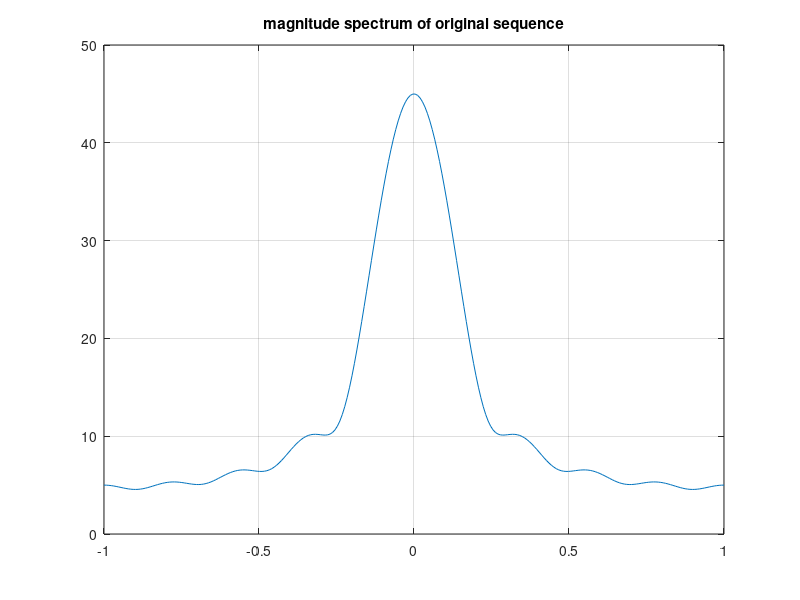
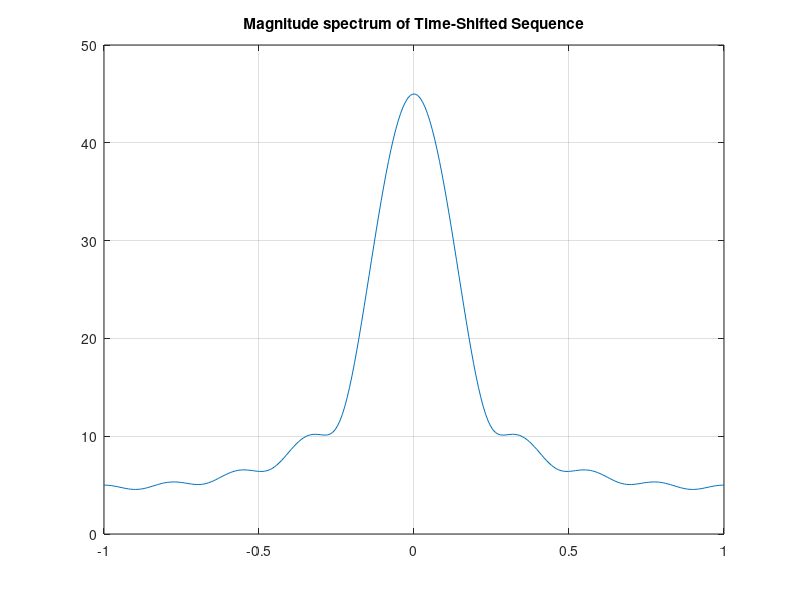
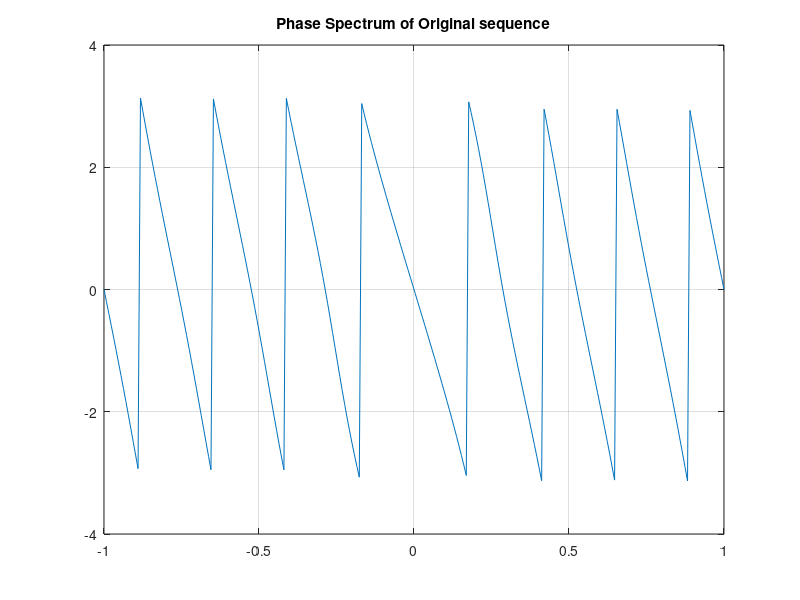
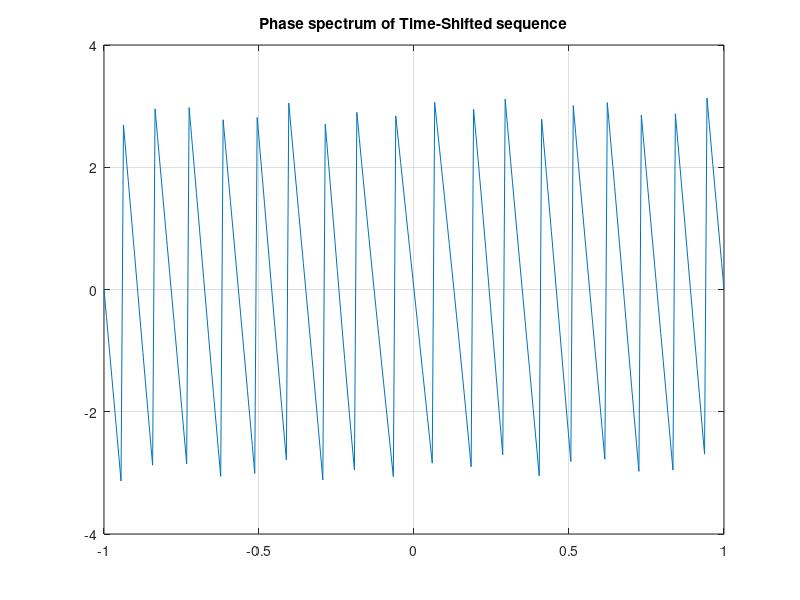

MATLAB code to generate these figures, in order:
%   program  P3.2
%   Time-shifting properties of DTFT

w = -pi: 2*pi/255: pi; wo = 0.4*pi; D= 10;
num = [1 2 3 4 5 6 7 8 9 ];
%   freqz(b,a,n)
%   w point frequency response for filter
%   whose transfer function coefficients are stored in
%   b and a
h1 = freqz(num ,1 ,w);
h2 = freqz([zeros(1,D) num] , 1 ,w);

figure (1);
plot(w/pi,abs(h1)); grid;
title('magnitude spectrum of original sequence');
figure (2);
plot(w/pi, abs(h2)); grid;
title('Magnitude spectrum of Time-Shifted Sequence');
figure (3);
plot(w/pi,angle(h1));grid;
title('Phase Spectrum of Original sequence');
figure (4);
plot(w/pi,angle(h2)); grid;
title('Phase spectrum of Time-Shifted sequence');
